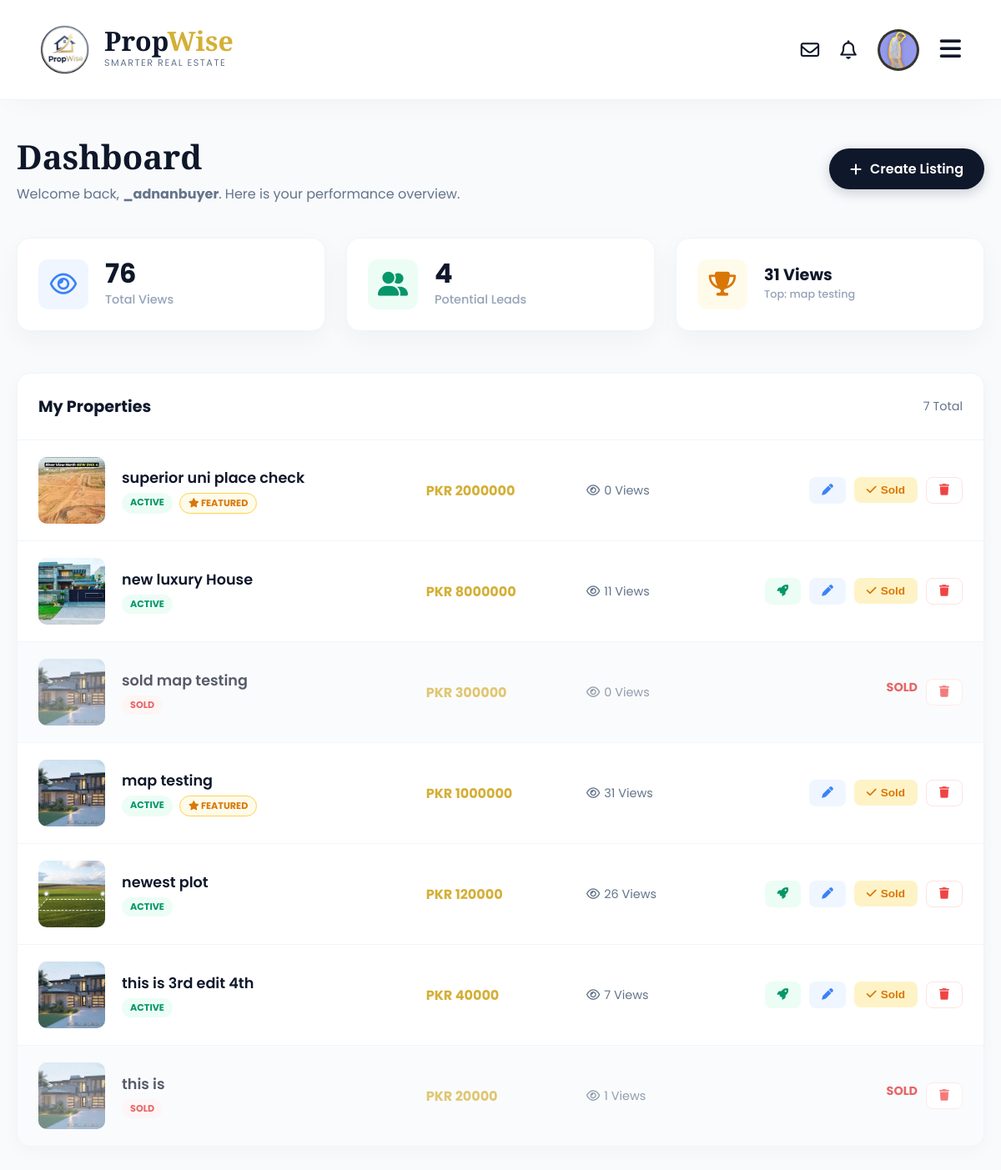
The page /listings/dashboard/ (signed in) on the database its author committed.
### accounts/models.py (models this page shows, shortened)
class User(AbstractUser):
    is_agent = models.BooleanField('Is agent', default=False)
    is_buyer = models.BooleanField('Is buyer', default=True) # By default, users are buyers
    phone_number = models.CharField(max_length=20, blank=True)
    profile_picture = models.ImageField(upload_to='profile_pics/', blank=True, null=True)
    favorites = models.ManyToManyField(
        Property,
        related_name="favorited_by",
        blank=True
    )

### properties/models.py (models this page shows, shortened)
class Property(models.Model):
    title = models.CharField(max_length=255)
    description = models.TextField()
    price = models.BigIntegerField()
    area = models.ForeignKey(
        Area,
        on_delete=models.SET_NULL,
        null=True,
        related_name="properties"
    )
    latitude = models.DecimalField(
        max_digits=9,
        decimal_places=6,
        null=True,
        blank=True,
        help_text="Exact latitude of the property (e.g., 31.470510)"
    )
    longitude = models.DecimalField(
        max_digits=9,
        decimal_places=6,
        null=True,
        blank=True,
        help_text="Exact longitude of the property (e.g., 74.394170)"
    )
    purpose = models.CharField(max_length=10, choices=PropertyPurpose.choices)
    property_type = models.CharField(max_length=20, choices=PropertyType.choices)
    bedrooms = models.PositiveSmallIntegerField(null=True, blank=True)
    bathrooms = models.PositiveSmallIntegerField(null=True, blank=True)
    area_size = models.DecimalField(max_digits=10, decimal_places=2)
    area_unit = models.CharField(max_length=10, choices=AreaUnit.choices, default=AreaUnit.MARLA)
    agent = models.ForeignKey(settings.AUTH_USER_MODEL, on_delete=models.CASCADE, related_name="properties")
    created_at = models.DateTimeField(auto_now_add=True)
    updated_at = models.DateTimeField(auto_now=True)
    main_image = models.ImageField(upload_to='properties/main_images/', null=True, blank=True)
    is_verified = models.BooleanField(
        default=False,
        help_text="Mark this listing as verified by the admin (e.g., checked for accuracy)."
    )
    is_featured = models.BooleanField(
        default=False,
        help_text="Mark this listing as 'Featured' to show it at the top."
    )
    featured_until = models.DateTimeField(
        null=True,
        blank=True,
        help_text="When this listing should stop being featured (e.g., 7 days from now)."
    )
    status = models.CharField(
        max_length=10,
        choices=PropertyStatus.choices,
        default=PropertyStatus.ACTIVE,
        help_text="The current status of the listing (e.g., Active, Sold)."
    )
    sold_date = models.DateTimeField(
        null=True,
        blank=True,
        help_text="The date and time this property was marked as sold."
    )
    video_url = models.URLField(
        max_length=500,
        null=True,
        blank=True,
        help_text="A link to a YouTube or Vimeo video walkthrough (e.g., https://www.youtube.com/watch?v=...)"
    )

### properties/views.py (the view)
# urls.py: path('dashboard/', views.agent_dashboard, name='agent_dashboard'),
@login_required(login_url='login')
def agent_dashboard(request):
    now = timezone.now()
    my_properties_qs = Property.objects.filter(agent=request.user)
    my_properties = my_properties_qs.annotate(
        is_featured_live=Case(
            When(is_featured=True, featured_until__gte=now, then=True),
            default=False,
            output_field=BooleanField()
        ),
        view_count=Count('views')
    ).order_by('-created_at')
    total_views = my_properties.aggregate(total=Sum('view_count'))['total'] or 0
    total_leads = Lead.objects.filter(agent=request.user).count()
    top_performer = my_properties.order_by('-view_count').first()
    paginator = Paginator(my_properties, 10) # Show 10 listings per page
    page_number = request.GET.get('page')
    page_obj = paginator.get_page(page_number)
    context = {
        'page_obj': page_obj,
        'total_views': total_views,
        'total_leads': total_leads,
        'top_performer': top_performer,
    }
    return render(request, 'properties/agent_dashboard.html', context)

### accounts/context_processors.py (called while the page is built)
def notifications(request):
    if request.user.is_authenticated:
        unread_notifs = Notification.objects.filter(
            recipient=request.user,
            is_read=False
        )
        return {
            'notification_count': unread_notifs.count(),
            'notification_list': unread_notifs[:5] # Only show the top 5 in the dropdown
        }
    return {}

### properties/templates/properties/agent_dashboard.html (shortened to what this page needs)
{% extends 'base.html' %}
{% load static %}
{% block content %}
<div class="dashboard-container">
    <div class="dash-header">
        <div>
            <h1 class="dash-title">Dashboard</h1>
            <p class="dash-subtitle">Welcome back, <strong>{{ user.username }}</strong>. Here is your performance overview.</p>
        </div>
        <a href="{% url 'property_create' %}" class="btn-add-new">
            <i class="fa-solid fa-plus"></i> Create Listing
        </a>
    </div>
    <div class="stats-grid">
        <div class="stat-card">
            <div class="stat-icon" style="background:#eff6ff; color:#3b82f6;">
                <i class="fa-regular fa-eye"></i>
            </div>
            <div class="stat-info">
                <h3>{{ total_views }}</h3>
                <p>Total Views</p>
            </div>
        </div>
        <div class="stat-card">
            <div class="stat-icon" style="background:#ecfdf5; color:#059669;">
                <i class="fa-solid fa-user-group"></i>
            </div>
            <div class="stat-info">
                <h3>{{ total_leads }}</h3>
                <p>Potential Leads</p>
            </div>
        </div>
        <div class="stat-card">
            <div class="stat-icon" style="background:#fffbeb; color:#d97706;">
                <i class="fa-solid fa-trophy"></i>
            </div>
            <div class="stat-info">
                {% if top_performer %}
                    <h3 style="font-size:1.2rem; margin-bottom:5px;">{{ top_performer.view_count }} Views</h3>
                    <p style="font-size:0.8rem;">Top: <a href="{% url 'property_detail' pk=top_performer.pk %}" style="color:inherit;">{{ top_performer.title|truncatechars:15 }}</a></p>
                {% else %}
                    <h3>-</h3>
                    <p>No data yet</p>
                {% endif %}
            </div>
        </div>
    </div>
    <div class="panel">
        <div class="panel-header">
            <div class="panel-title">My Properties</div>
            <div style="font-size:0.9rem; color:#64748b;">{{ page_obj.paginator.count }} Total</div>
        </div>
        {% for prop in page_obj %}
        <div class="listing-row {% if prop.status == 'sold' %}sold{% endif %}">
            {% if prop.main_image %}
                <img src="{{ prop.main_image.url }}" alt="" class="listing-img">
            {% else %}
                <div class="listing-img" style="display:flex; align-items:center; justify-content:center; color:#ccc;"><i class="fa-solid fa-image"></i></div>
            {% endif %}
            <div class="listing-info">
                <h4><a href="{% url 'property_detail' pk=prop.pk %}">{{ prop.title }}</a></h4>
                <div class="listing-badges">
                    {% if prop.status == 'active' %}
                        <span class="badge-status bg-active">Active</span>
                    {% elif prop.status == 'sold' %}
                        <span class="badge-status bg-sold">Sold</span>
                    {% else %}
                        <span class="badge-status">{{ prop.status }}</span>
                    {% endif %}
                    {% if prop.is_featured_live %}
                        <span class="badge-status bg-featured"><i class="fa-solid fa-star"></i> Featured</span>
                    {% endif %}
                </div>
            </div>
            <div class="listing-price">PKR {{ prop.price }}</div>
            <div class="listing-stats">
                <i class="fa-regular fa-eye"></i> {{ prop.view_count }} Views
            </div>
            <div class="listing-actions">
                {% if prop.status == 'active' %}
                    {% if not prop.is_featured_live %}
                        <a href="{% url 'boost_listing_info' %}" class="btn-action btn-boost" title="Boost Listing"><i class="fa-solid fa-rocket"></i></a>
                    {% endif %}
                    <a href="{% url 'property_update' pk=prop.pk %}" class="btn-action btn-edit" title="Edit"><i class="fa-solid fa-pen"></i></a>
                    <form action="{% url 'mark_as_sold' pk=prop.pk %}" method="POST" style="margin:0;" onsubmit="return confirm('Are you sure this property is sold?');">
                        <button type="submit" class="btn-action btn-sold" title="Mark as Sold"><i class="fa-solid fa-check"></i> Sold</button>
                    </form>
                    <a href="{% url 'property_delete' pk=prop.pk %}" class="btn-action btn-delete" title="Delete"><i class="fa-solid fa-trash"></i></a>
                {% else %}
                    <span style="font-weight:bold; color:#dc2626; font-size:0.9rem;">SOLD</span>
                    <a href="{% url 'property_delete' pk=prop.pk %}" class="btn-action btn-delete" title="Delete"><i class="fa-solid fa-trash"></i></a>
                {% endif %}
            </div>
        </div>
        {% endfor %}
    </div>
</div>
{% endblock %}

### templates/base.html (shortened to what this page needs)
{% load static %}
<!DOCTYPE html>
<html lang="en">
<head>
    <link rel="stylesheet" href="https://cdnjs.cloudflare.com/ajax/libs/font-awesome/6.4.0/css/all.min.css">
</head>
<body>
    <nav class="navbar">
        <a href="{% url 'homepage' %}" class="nav-brand">
            <img src="{% static 'images/logo.png' %}" alt="PropWise">
            <div class="brand-text-col">
                <div class="brand-main">Prop<span>Wise</span></div>
                <div class="brand-tagline">Smarter Real Estate</div>
            </div>
        </a>
        <div class="nav-right">
            {% if user.is_authenticated %}
                <a href="{% url 'chat_inbox' %}" class="nav-icon" title="Messages">
                    <i class="fa-regular fa-envelope"></i>
                </a>
                <div class="nav-icon" onclick="toggleID('notif-drop')" title="Notifications">
                    <i class="fa-regular fa-bell"></i>
                </div>
                <div class="user-menu-container">
                    <div class="user-avatar" onclick="toggleID('user-drop')">
                        {% if user.profile_picture %}
                            <img src="{{ user.profile_picture.url }}" alt="{{ user.username }}">
                        {% else %}
                            <i class="fa-regular fa-user"></i>
                        {% endif %}
                    </div>
                </div>
            {% else %}
                <a href="{% url 'login' %}" class="nav-link">Log In</a>
                <a href="{% url 'signup' %}" class="btn-create">Sign Up</a>
            {% endif %}
            <div class="hamburger" onclick="toggleID('mobile-menu')">
                <i class="fa-solid fa-bars"></i>
            </div>
        </div>
    </nav>
    {% block content %}
    {% endblock %}
</body>
</html>

### templates/base.html (style rules this page uses)
:root { --pw-navy: #0F172A; --pw-gold: #D4AF37; --pw-gold-hover: #B5952F; --pw-gold-glow: rgba(212, 175, 55, 0.5); --pw-bg: #ffffff; --pw-text-body: #334155; --pw-light-gray: #F8FAFC; }
* { margin: 0; padding: 0; box-sizing: border-box; }
body { font-family: 'Poppins', sans-serif; background-color: var(--pw-light-gray); color: var(--pw-text-body); padding-top: 120px; overflow-x: hidden; }
a { text-decoration: none; color: inherit; transition: all 0.3s ease; }
.navbar { position: fixed; top: 0; left: 0; width: 100%; height: 120px; background: #ffffff; display: flex; align-items: center; justify-content: space-between; padding: 0 4%; z-index: 1000; border-bottom: 1px solid rgba(0,0,0,0.05); box-shadow: 0 10px 40px -15px rgba(0,0,0,0.05); animation: slideDown 0.5s ease-out; }
.nav-brand { display: flex; align-items: center; gap: 18px; text-decoration: none; }
.nav-brand img { height: 85px; width: auto; object-fit: contain; mix-blend-mode: multiply; display: block; transition: transform 0.3s ease; }
.brand-text-col { display: flex; flex-direction: column; justify-content: center; }
.brand-main { font-family: 'Playfair Display', serif; font-size: 2rem; font-weight: 800; color: var(--pw-navy); line-height: 0.9; }
.brand-main span { color: var(--pw-gold); }
.brand-tagline { font-family: 'Poppins', sans-serif; font-size: 0.85rem; color: #64748b; font-weight: 400; letter-spacing: 1.5px; text-transform: uppercase; margin-top: 4px; }
.nav-right { display: flex; align-items: center; gap: 25px; }
.nav-icon { font-size: 1.4rem; color: var(--pw-navy); cursor: pointer; position: relative; transition: 0.3s; }
.user-menu-container { position: relative; }
.user-avatar { width: 50px; height: 50px; background: var(--pw-navy); color: var(--pw-gold); border-radius: 50%; display: flex; align-items: center; justify-content: center; font-weight: 600; font-size: 1.2rem; cursor: pointer; border: 3px solid rgba(212, 175, 55, 0.2); transition: all 0.3s; overflow: hidden; }
.user-avatar img { width: 100%; height: 100%; object-fit: cover; }
.hamburger { display: none; font-size: 1.8rem; cursor: pointer; color: var(--pw-navy); }
@media (max-width: 1200px) { .hamburger { display: block; } }
@media (max-width: 1200px) { .nav-brand img { height: 60px; } }
@media (max-width: 1200px) { .brand-tagline { font-size: 0.7rem; } }

### rows shown on the page
User: profile_picture (picture), username "_adnanbuyer"
Property: view_count "31", title "map testing", main_image (picture), status "ACTIVE", shows "FEATURED", price "1000000"
Property: main_image (picture), title "superior uni place check", status "ACTIVE", shows "FEATURED", price "2000000", view_count "0"
Property: main_image (picture), title "new luxury House", status "ACTIVE", price "8000000", view_count "11"
Property: main_image (picture), title "sold map testing", status "SOLD", price "300000", view_count "0"
Property: main_image (picture), title "newest plot", status "ACTIVE", price "120000", view_count "26"
Property: main_image (picture), title "this is 3rd edit 4th", status "ACTIVE", price "40000", view_count "7"
Property: main_image (picture), title "this is", status "SOLD", price "20000", view_count "1"

### other values the page prints
{{ total_views }} "76"
{{ total_leads }} "4"
{{ page_obj.paginator.count }} "7"
